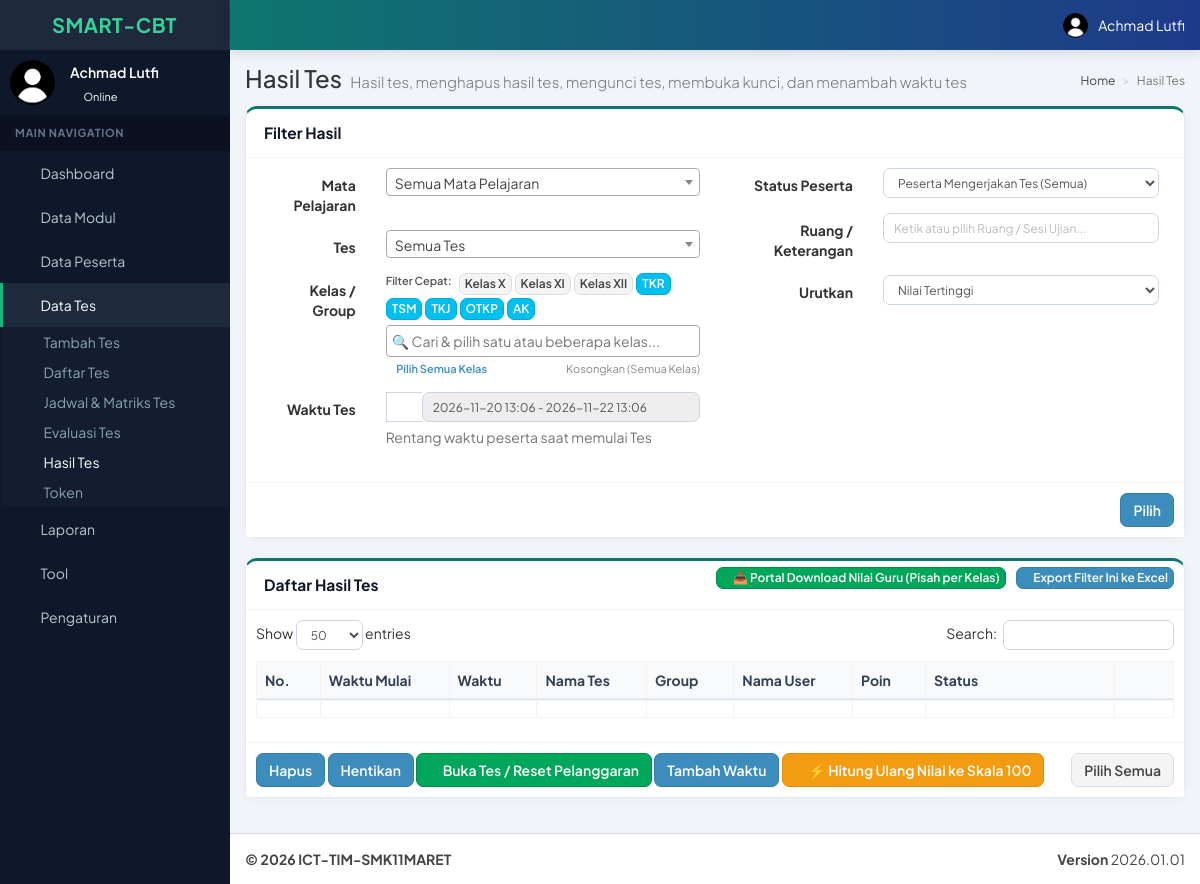
Page /index.php/manager/tes_hasil (signed in) on the earlier database version.
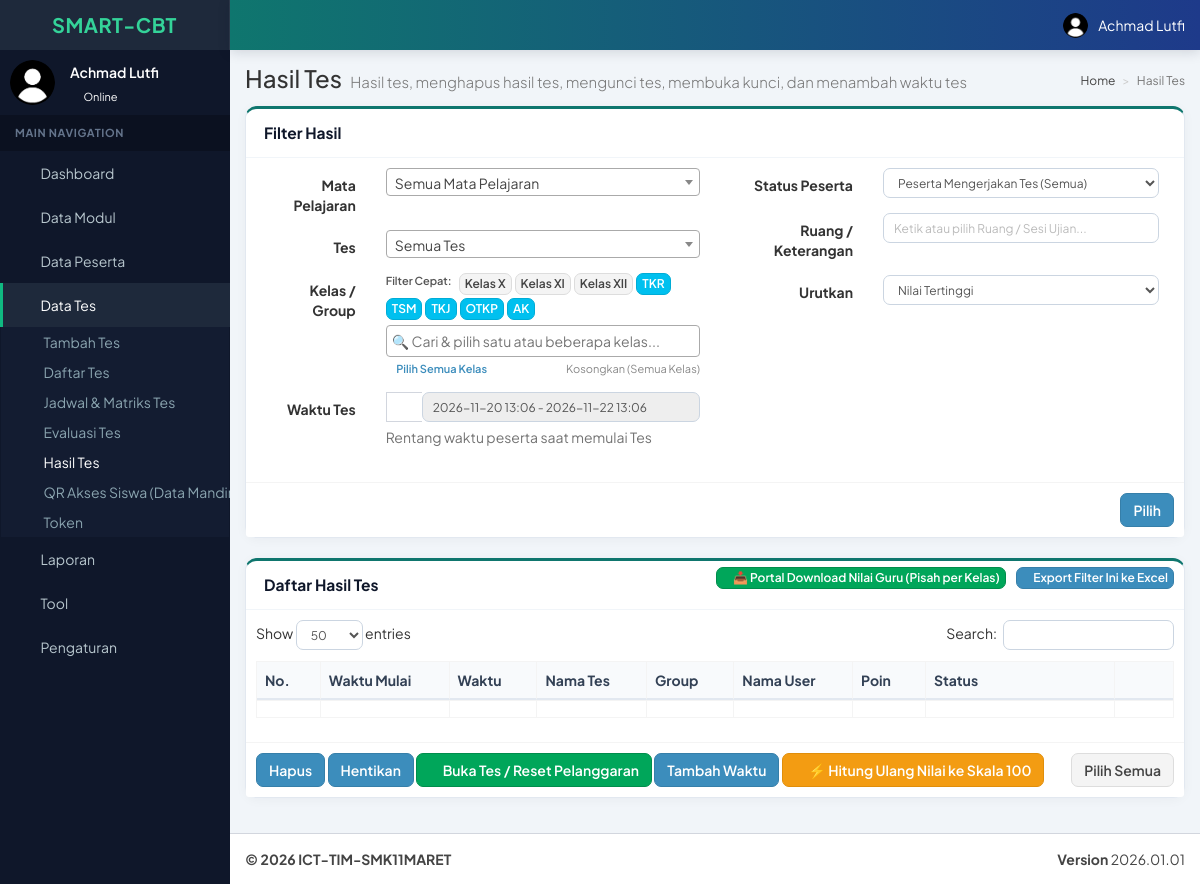
Same page on the later database version.
### tables this page shows
CREATE TABLE `user_menu` (
  `id` int(11) NOT NULL AUTO_INCREMENT,
  `tipe` int(11) NOT NULL DEFAULT 1 COMMENT '0=parent, 1=child',
  `parent` varchar(50) DEFAULT NULL,
  `kode_menu` varchar(50) NOT NULL,
  `nama_menu` varchar(100) NOT NULL,
  `url` varchar(150) NOT NULL DEFAULT '#',
  `icon` varchar(75) NOT NULL DEFAULT 'fa fa-circle-o',
  `urutan` int(11) NOT NULL,
  PRIMARY KEY (`id`),
  UNIQUE KEY `kode_menu` (`kode_menu`)
);

### application/controllers/manager/Tes_hasil.php (the view, shortened to what the changed rows need)
<?php if ( ! defined('BASEPATH')) exit('No direct script access allowed');
class Tes_hasil extends Member_Controller {
	private $kode_menu = 'tes-hasil';
	private $kelompok = 'tes';
	private $url = 'manager/tes_hasil';
    public function index($page=null, $id=null){
        $data['kode_menu'] = $this->kode_menu;
        $data['url'] = $this->url;
        $tanggal_awal = date('Y-m-d H:i', strtotime('- 1 days'));
        $tanggal_akhir = date('Y-m-d H:i', strtotime('+ 1 days'));
        $data['rentang_waktu'] = $tanggal_awal.' - '.$tanggal_akhir;
        $user_topik_ids = array();
        $is_guru = false;
        $select_topik = '<option value="semua">Semua Mata Pelajaran</option>';
        if($is_guru){
            foreach($user_topik_ids as $tid){
                $q_tp = $this->cbt_topik_model->get_by_kolom_join_modul('topik_id', $tid);
                if($q_tp->num_rows()>0){
                    $tp = $q_tp->row();
                    $select_topik .= '<option value="'.$tp->topik_id.'">'.$tp->modul_nama.' - '.$tp->topik_nama.'</option>';
                }
            }
        }else{
            $q_modul = $this->cbt_modul_model->get_modul();
            if($q_modul->num_rows()>0){
                foreach($q_modul->result() as $m){
                    $q_tp = $this->cbt_topik_model->get_by_kolom_join_modul('topik_modul_id', $m->modul_id);
                    if($q_tp->num_rows()>0){
                        $select_topik .= '<optgroup label="Modul '.$m->modul_nama.'">';
                        foreach($q_tp->result() as $tp){
                            $select_topik .= '<option value="'.$tp->topik_id.'">'.$tp->modul_nama.' - '.$tp->topik_nama.'</option>';
                        }
                        $select_topik .= '</optgroup>';
                    }
                }
            }
        }
        $data['select_topik'] = $select_topik;
        $data['is_guru'] = $is_guru;
        $query_group = $this->cbt_user_grup_model->get_group();
        $select = '';
        if($query_group->num_rows()>0){
        	$query_group = $query_group->result();
        	foreach ($query_group as $temp) {
        		$select = $select.'<option value="'.$temp->grup_id.'" data-nama="'.htmlspecialchars($temp->grup_nama).'">'.$temp->grup_nama.'</option>';
        	}
        }else{
        	$select = '<option value="0">Tidak Ada Group</option>';
        }
        $data['select_group'] = $select;
        $q_ruang = $this->db->select('DISTINCT(user_detail) AS ruang')
                            ->from('cbt_user')
                            ->where('user_detail IS NOT NULL')
                            ->where('user_detail !=', '')
                            ->order_by('user_detail', 'ASC')
                            ->get();
        $data['daftar_ruang'] = ($q_ruang->num_rows() > 0) ? $q_ruang->result() : array();
        $select = '<option value="semua">Semua Tes</option>';
        $data['select_tes'] = $select;
        $this->template->display_admin($this->kelompok.'/tes_hasil_view', 'Hasil Tes', $data);
    }
}

### application/libraries/Template.php (called while the page is built, shortened)
<?php  if ( ! defined('BASEPATH')) exit('No direct script access allowed');
	class Template{
		protected $_ci;
		function __construct(){
			$this->_ci=&get_instance();
		}
		function display_admin($template, $title, $data=null){
			$data['sidemenu']=$this->_ci->users_model->get_menu($data['kode_menu'], $this->_ci->access->get_level());;
		}
	}
?>

### index.php (called while the page is built, shortened)
<?php
require_once BASEPATH.'core/CodeIgniter.php';

### application/controllers/manager/Tes_hasil.php (the view, shortened to what the changed rows need)
<?php if ( ! defined('BASEPATH')) exit('No direct script access allowed');
class Tes_hasil extends Member_Controller {
	private $kode_menu = 'tes-hasil';
	private $kelompok = 'tes';
	private $url = 'manager/tes_hasil';
    public function index($page=null, $id=null){
        $data['kode_menu'] = $this->kode_menu;
        $data['url'] = $this->url;
        $tanggal_awal = date('Y-m-d H:i', strtotime('- 1 days'));
        $tanggal_akhir = date('Y-m-d H:i', strtotime('+ 1 days'));
        $data['rentang_waktu'] = $tanggal_awal.' - '.$tanggal_akhir;
        $user_topik_ids = array();
        $is_guru = false;
        $select_topik = '<option value="semua">Semua Mata Pelajaran</option>';
        if($is_guru){
            foreach($user_topik_ids as $tid){
                $q_tp = $this->cbt_topik_model->get_by_kolom_join_modul('topik_id', $tid);
                if($q_tp->num_rows()>0){
                    $tp = $q_tp->row();
                    $select_topik .= '<option value="'.$tp->topik_id.'">'.$tp->modul_nama.' - '.$tp->topik_nama.'</option>';
                }
            }
        }else{
            $q_modul = $this->cbt_modul_model->get_modul();
            if($q_modul->num_rows()>0){
                foreach($q_modul->result() as $m){
                    $q_tp = $this->cbt_topik_model->get_by_kolom_join_modul('topik_modul_id', $m->modul_id);
                    if($q_tp->num_rows()>0){
                        $select_topik .= '<optgroup label="Modul '.$m->modul_nama.'">';
                        foreach($q_tp->result() as $tp){
                            $select_topik .= '<option value="'.$tp->topik_id.'">'.$tp->modul_nama.' - '.$tp->topik_nama.'</option>';
                        }
                        $select_topik .= '</optgroup>';
                    }
                }
            }
        }
        $data['select_topik'] = $select_topik;
        $data['is_guru'] = $is_guru;
        $query_group = $this->cbt_user_grup_model->get_group();
        $select = '';
        if($query_group->num_rows()>0){
        	$query_group = $query_group->result();
        	foreach ($query_group as $temp) {
        		$select = $select.'<option value="'.$temp->grup_id.'" data-nama="'.htmlspecialchars($temp->grup_nama).'">'.$temp->grup_nama.'</option>';
        	}
        }else{
        	$select = '<option value="0">Tidak Ada Group</option>';
        }
        $data['select_group'] = $select;
        $q_ruang = $this->db->select('DISTINCT(user_detail) AS ruang')
                            ->from('cbt_user')
                            ->where('user_detail IS NOT NULL')
                            ->where('user_detail !=', '')
                            ->order_by('user_detail', 'ASC')
                            ->get();
        $data['daftar_ruang'] = ($q_ruang->num_rows() > 0) ? $q_ruang->result() : array();
        $select = '<option value="semua">Semua Tes</option>';
        $data['select_tes'] = $select;
        $this->template->display_admin($this->kelompok.'/tes_hasil_view', 'Hasil Tes', $data);
    }
}

### application/models/Users_model.php (shortened to what the changed rows need)
<?php  if ( ! defined('BASEPATH')) exit('No direct script access allowed');
class Users_model extends CI_Model{
    function get_user_by_username($username){
        $this->db->where('username', $username)
                 ->from('user')
                 ->limit(1);
        return $this->db->get();
    }
    function get_parent_menu($child_menu){
        $sql = 'SELECT `user_menu`.`parent` FROM user_menu WHERE `user_menu`.`kode_menu`="'.$child_menu.'"';
        $query = $this->db->query($sql);
        if($query->num_rows()>0){
            $hasil = $query->row()->parent;
        }else{
            $hasil = 'KOSONG';
        }
        return $hasil;
    }
    function get_menu($kode_menu, $level){
        $this->db->select('user_menu.parent')
                 ->where('(user_akses.level="'.$level.'")')
				 ->join('user_menu', 'user_akses.kode_menu = user_menu.kode_menu')
                 ->from('user_akses')
				 ->group_by('user_menu.parent');
		$result = $this->db->get()->result();
		$data_menu = array();
		foreach($result as $temp){
			$data_menu[] = $temp->parent;
		}
		$this->db->where_in('kode_menu', $data_menu)
                 ->from('user_menu')
				 ->order_by('urutan', 'ASC');
		$result = $this->db->get();
        $parent_kode_menu = $this->get_parent_menu($kode_menu);
        $menu = '';
        if($result->num_rows()>0){
            foreach ($result->result() as $temp){
                $parent_active='';
                if($temp->kode_menu==$parent_kode_menu){
					$parent_active=' active ';
    			}
                $sql_child = 'SELECT user_menu.* FROM `user_akses` INNER JOIN `user_level` ON (`user_akses`.`level` = `user_level`.`level`)
                    INNER JOIN `user_menu` ON (`user_akses`.`kode_menu` = `user_menu`.`kode_menu`) WHERE user_akses.`level`="'.$level.'"
                    AND user_menu.`tipe`=1 AND user_menu.parent="'.$temp->kode_menu.'" ORDER BY user_menu.`urutan` ASC';
                $result_child = $this->db->query($sql_child);
                $menu_child = '';
                $menu_child_count = 0;
                if($result_child->num_rows()>0){
                    $menu_child = $menu_child.'<ul class="treeview-menu">';
                    foreach ($result_child->result() as $child){
                        $child_active='';
                        if($kode_menu==$child->kode_menu){
                            $child_active='active';
                        }
                        $menu_child = $menu_child.'
                            <li class="'.$child_active.'"><a href="'.site_url().'/'.$child->url.'"><i class="fa fa-circle-o"></i> '.$child->nama_menu.'</a></li>
                        ';
                        $menu_child_count++;
                    }
                    $menu_child = $menu_child.'</ul>';
                }
                $menu = $menu.'
                    <li class="treeview '.$parent_active.'">
                        <a href="'.site_url().'/'.$temp->url.'">
        					<i class="'.$temp->icon.'"></i>
        					<span>'.$temp->nama_menu.'</span>';
                if($menu_child_count>0){
                    $menu = $menu.'<i class="fa fa-angle-left pull-right"></i>';
                }
                $menu = $menu.'</a>';
                $menu = $menu.'
                    '.$menu_child;
                $menu = $menu.'</li>';
            }
        }
        return $menu;
    }
}

Differences in the rows shown:
added user_menu: nama_menu "QR Akses Siswa (Data…"
